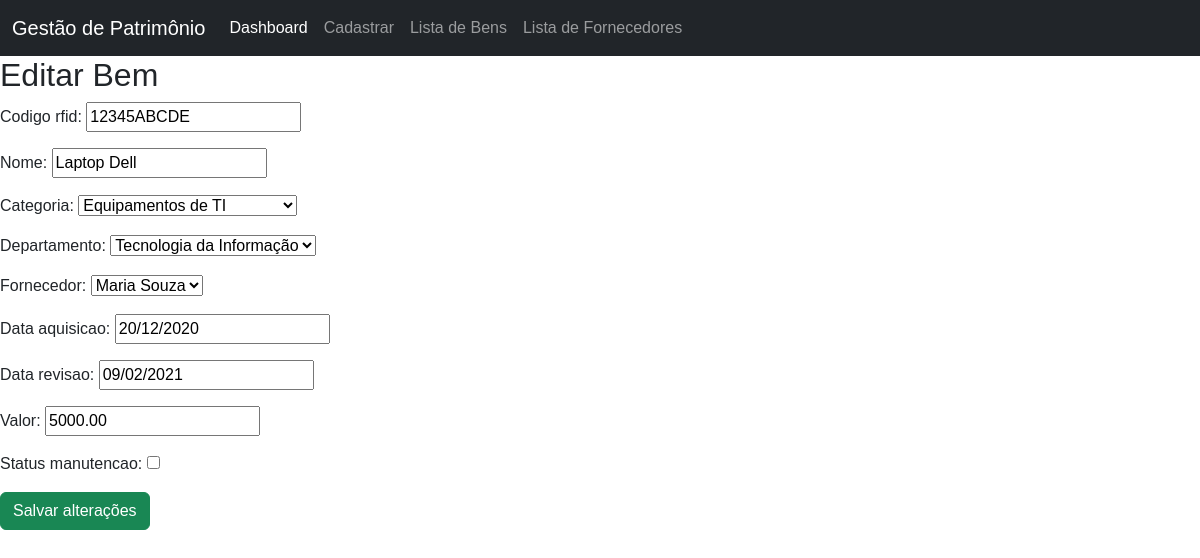
/bens/editar/1/, run on the app's committed database.
### patrimonio/models.py (models this page shows, shortened)
class Bem(models.Model):
    codigo_rfid = models.CharField(max_length=50, unique=True) # aqui vai retornar o código do rfid do bem
    nome = models.CharField(max_length=200)
    categoria = models.ForeignKey(Categoria, on_delete=models.CASCADE) # chave estrangeira para a categoria
    departamento = models.ForeignKey(Departamento, on_delete=models.CASCADE) # chave estrangeira para o departamento
    fornecedor = models.ForeignKey(Fornecedor, on_delete=models.SET_NULL, null=True, blank=True) # chave estrangeira para o fornecedor
    data_aquisicao = models.DateField() # data de aquisição do bem
    data_revisao = models.DateField(blank=True, null=True) # data de revisão do bem
    valor = models.DecimalField(max_digits=10, decimal_places=2) # valor do bem
    status_manutencao = models.BooleanField(default=False) # status de manutenção do bem

class Categoria(models.Model):
    nome = models.CharField(max_length=100, unique=True) # vai retornar o nome da categoria
    def __str__(self):
        return self.nome

class Departamento(models.Model):
    nome = models.CharField(max_length=100, unique=True) # aqui vai retornar o nome do departamento
    def __str__(self):
        return self.nome

class Fornecedor(models.Model):
    nome = models.CharField(max_length=200) # aqui vai retornar o nome do fornecedor
    contato = models.CharField(max_length=100, blank=True, null=True) # aqui vai retornar o contato do fornecedor
    def __str__(self):
        return self.nome

### patrimonio/views.py (the view)
# urls.py: path('bens/editar/<int:bem_id>/', editar_bem, name='editar_bem'),
def editar_bem(request, bem_id):
    bem = get_object_or_404(Bem, id=bem_id)
    if request.method == "POST":
        form = BemForm(request.POST, instance=bem)
        if form.is_valid():
            form.save()
            return redirect('lista_bens')
    else:
        form = BemForm(instance=bem)
    return render(request, 'editar_bem.html', {'form': form})

### patrimonio/forms.py
class BemForm(forms.ModelForm):
    class Meta:
        model = Bem
        fields = "__all__"

### patrimonio/templates/editar_bem.html (shortened to what this page needs)
{% extends 'base.html' %}
{% block content %}
    <h2>Editar Bem</h2>
    <form method="POST">
        {{ form.as_p }}
        <button type="submit" class="btn btn-success">Salvar alterações</button>
    </form>
{% endblock %}

### patrimonio/templates/base.html (style rules this page uses)
body { font-family: Arial, sans-serif; }

### data on the page
Bem: codigo_rfid "12345ABCDE", nome "Laptop Dell", categoria "Equipamentos de TI", departamento "Tecnologia da Informação", fornecedor "Maria Souza", data_aquisicao "20/12/2020", data_revisao "09/02/2021", valor "5000.00"
